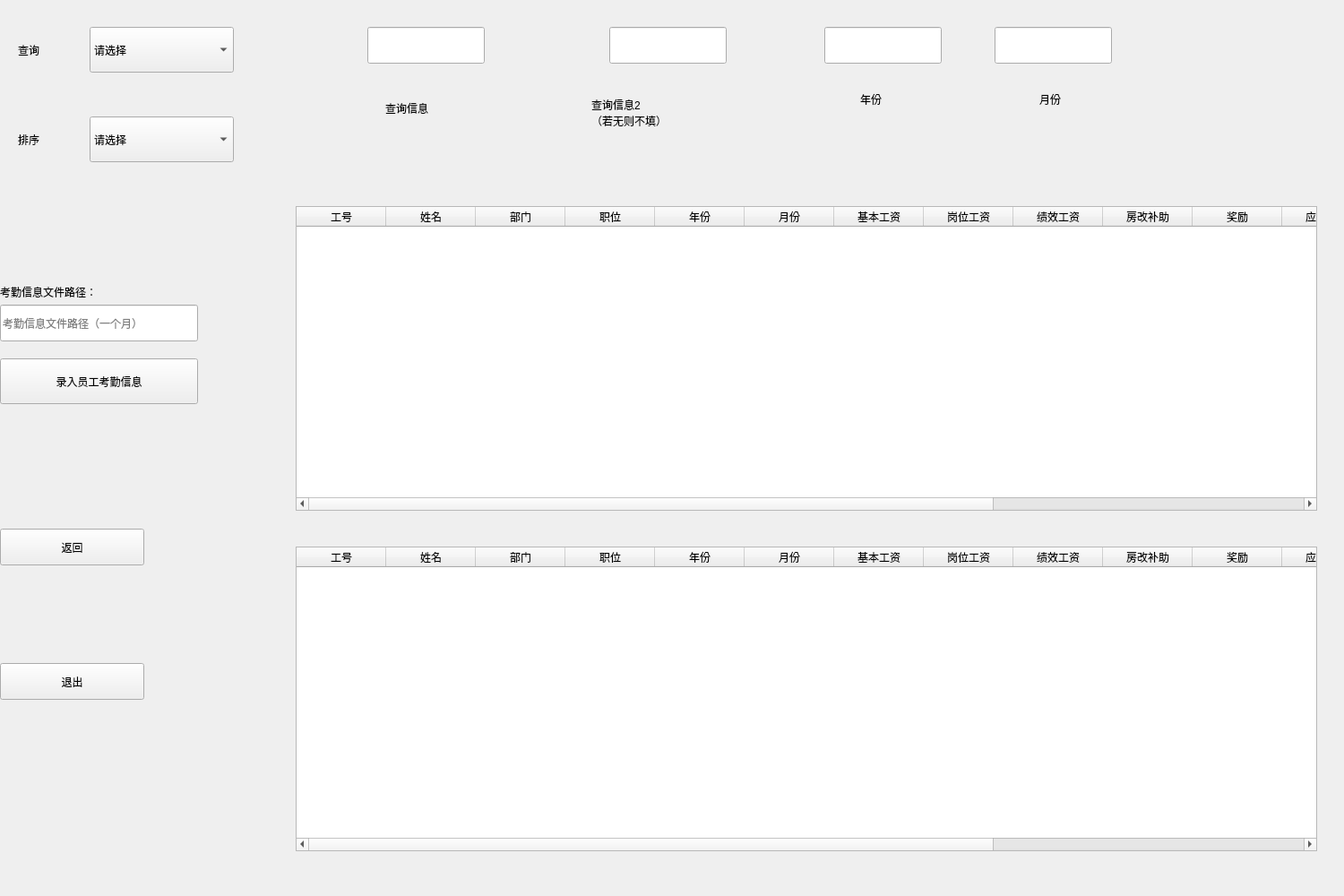
<?xml version="1.0" encoding="UTF-8"?>
<ui version="4.0">
 <class>Admin_salary_manage</class>
 <widget class="QWidget" name="Admin_salary_manage">
  <property name="geometry">
   <rect>
    <x>0</x>
    <y>0</y>
    <width>1500</width>
    <height>1000</height>
   </rect>
  </property>
  <property name="windowTitle">
   <string>Form</string>
  </property>
  <widget class="QTableWidget" name="table_mon_pre">
    <property name="geometry">
     <rect>
      <x>330</x>
      <y>230</y>
      <width>1140</width>
      <height>340</height>
    </rect>
   </property>
   <column>
    <property name="text">
     <string>工号</string>
    </property>
   </column>
   <column>
    <property name="text">
     <string>姓名</string>
    </property>
   </column>
   <column>
    <property name="text">
     <string>部门</string>
    </property>
   </column>
   <column>
    <property name="text">
     <string>职位</string>
    </property>
   </column>
   <column>
    <property name="text">
     <string>年份</string>
    </property>
   </column>
   <column>
    <property name="text">
     <string>月份</string>
    </property>
   </column>
   <column>
    <property name="text">
     <string>基本工资</string>
    </property>
   </column>
   <column>
    <property name="text">
     <string>岗位工资</string>
    </property>
   </column>
   <column>
    <property name="text">
     <string>绩效工资</string>
    </property>
   </column>
   <column>
    <property name="text">
     <string>房改补助</string>
    </property>
   </column>
   <column>
    <property name="text">
     <string>奖励</string>
    </property>
   </column>
   <column>
    <property name="text">
     <string>应发工资</string>
    </property>
   </column>
   <column>
    <property name="text">
     <string>公积金</string>
    </property>
   </column>
   <column>
    <property name="text">
     <string>扣税</string>
    </property>
   </column>
   <column>
    <property name="text">
     <string>考勤扣除</string>
    </property>
   </column>
   <column>
    <property name="text">
     <string>实发工资</string>
    </property>
   </column>
  </widget>
  <widget class="QTableWidget" name="table_mon_now">
    <property name="geometry">
     <rect>
      <x>330</x>
      <y>610</y>
      <width>1140</width>
      <height>340</height>
    </rect>
   </property>
   <column>
    <property name="text">
     <string>工号</string>
    </property>
   </column>
   <column>
    <property name="text">
     <string>姓名</string>
    </property>
   </column>
   <column>
    <property name="text">
     <string>部门</string>
    </property>
   </column>
   <column>
    <property name="text">
     <string>职位</string>
    </property>
   </column>
   <column>
    <property name="text">
     <string>年份</string>
    </property>
   </column>
   <column>
    <property name="text">
     <string>月份</string>
    </property>
   </column>
   <column>
    <property name="text">
     <string>基本工资</string>
    </property>
   </column>
   <column>
    <property name="text">
     <string>岗位工资</string>
    </property>
   </column>
   <column>
    <property name="text">
     <string>绩效工资</string>
    </property>
   </column>
   <column>
    <property name="text">
     <string>房改补助</string>
    </property>
   </column>
   <column>
    <property name="text">
     <string>奖励</string>
    </property>
   </column>
   <column>
    <property name="text">
     <string>应发工资</string>
    </property>
   </column>
   <column>
    <property name="text">
     <string>公积金</string>
    </property>
   </column>
   <column>
    <property name="text">
     <string>扣税</string>
    </property>
   </column>
   <column>
    <property name="text">
     <string>考勤扣除</string>
    </property>
   </column>
   <column>
    <property name="text">
     <string>实发工资</string>
    </property>
   </column>
  </widget>
  <widget class="QPushButton" name="btn_back_admin">
   <property name="geometry">
    <rect>
     <x>0</x>
     <y>590</y>
     <width>161</width>
     <height>41</height>
    </rect>
   </property>
   <property name="styleSheet">
    <string notr="true">font: 12pt &quot;Agency FB&quot;;</string>
   </property>
   <property name="text">
    <string>返回</string>
   </property>
  </widget>
  <widget class="QPushButton" name="btn_quit">
   <property name="geometry">
    <rect>
     <x>0</x>
     <y>740</y>
     <width>161</width>
     <height>41</height>
    </rect>
   </property>
   <property name="styleSheet">
    <string notr="true">font: 12pt &quot;Agency FB&quot;;</string>
   </property>
   <property name="text">
    <string>退出</string>
   </property>
  </widget>
  <widget class="QComboBox" name="comboBox">
   <property name="geometry">
    <rect>
     <x>100</x>
     <y>130</y>
     <width>161</width>
     <height>51</height>
    </rect>
   </property>
   <item>
    <property name="text">
     <string>请选择</string>
    </property>
   </item>
   <item>
    <property name="text">
     <string>岗位工资</string>
    </property>
   </item>
   <item>
    <property name="text">
     <string>绩效工资</string>
    </property>
   </item>
   <item>
    <property name="text">
     <string>房改补助</string>
    </property>
   </item>
   <item>
    <property name="text">
     <string>应发工资</string>
    </property>
   </item>
   <item>
    <property name="text">
     <string>实发工资</string>
    </property>
   </item>
   <item>
    <property name="text">
     <string>公积金</string>
    </property>
   </item>
   <item>
    <property name="text">
     <string>扣税</string>
    </property>
   </item>
   <item>
    <property name="text">
     <string>奖励</string>
    </property>
   </item>
   <item>
    <property name="text">
     <string>考勤扣除</string>
    </property>
   </item>
  </widget>
  <widget class="QComboBox" name="comboBox_2">
   <property name="geometry">
    <rect>
     <x>100</x>
     <y>30</y>
     <width>161</width>
     <height>51</height>
    </rect>
   </property>
   <item>
    <property name="text">
     <string>请选择</string>
    </property>
   </item>
   <item>
    <property name="text">
     <string>工号</string>
    </property>
   </item>
   <item>
    <property name="text">
     <string>岗位工资</string>
    </property>
   </item>
   <item>
    <property name="text">
     <string>绩效工资</string>
    </property>
   </item>
   <item>
    <property name="text">
     <string>应发工资</string>
    </property>
   </item>
   <item>
    <property name="text">
     <string>实发工资</string>
    </property>
   </item>
   <item>
    <property name="text">
     <string>公积金</string>
    </property>
   </item>
   <item>
    <property name="text">
     <string>房改补助</string>
    </property>
   </item>
   <item>
    <property name="text">
     <string>工号+实发工资</string>
    </property>
   </item>
   <item>
    <property name="text">
     <string>岗位工资+绩效</string>
    </property>
   </item>
   <item>
    <property name="text">
     <string>应发工资+扣税</string>
    </property>
   </item>
   <item>
    <property name="text">
     <string/>
    </property>
   </item>
  </widget>
  <widget class="QLineEdit" name="qurry_1">
   <property name="geometry">
    <rect>
     <x>410</x>
     <y>30</y>
     <width>131</width>
     <height>41</height>
    </rect>
   </property>
  </widget>
  <widget class="QLineEdit" name="qurry_2">
   <property name="geometry">
    <rect>
     <x>680</x>
     <y>30</y>
     <width>131</width>
     <height>41</height>
    </rect>
   </property>
  </widget>
  <widget class="QLineEdit" name="qurry_3">
   <property name="geometry">
    <rect>
     <x>920</x>
     <y>30</y>
     <width>131</width>
     <height>41</height>
    </rect>
   </property>
  </widget>
  <widget class="QLineEdit" name="qurry_4">
   <property name="geometry">
    <rect>
     <x>1110</x>
     <y>30</y>
     <width>131</width>
     <height>41</height>
    </rect>
   </property>
  </widget>
  <widget class="QLabel" name="label">
   <property name="geometry">
    <rect>
     <x>20</x>
     <y>40</y>
     <width>61</width>
     <height>31</height>
    </rect>
   </property>
   <property name="styleSheet">
    <string notr="true">font: 12pt &quot;Agency FB&quot;;</string>
   </property>
   <property name="text">
    <string>查询</string>
   </property>
  </widget>
  <widget class="QLabel" name="label_2">
   <property name="geometry">
    <rect>
     <x>20</x>
     <y>140</y>
     <width>61</width>
     <height>31</height>
    </rect>
   </property>
   <property name="styleSheet">
    <string notr="true">font: 12pt &quot;Agency FB&quot;;</string>
   </property>
   <property name="text">
    <string>排序</string>
   </property>
  </widget>
  <widget class="QLabel" name="label_4">
   <property name="geometry">
    <rect>
     <x>660</x>
     <y>70</y>
     <width>201</width>
     <height>111</height>
    </rect>
   </property>
   <property name="styleSheet">
    <string notr="true">font: 11pt &quot;Agency FB&quot;;</string>
   </property>
   <property name="text">
    <string>查询信息2
（若无则不填）</string>
   </property>
  </widget>
  <widget class="QLabel" name="label_5">
   <property name="geometry">
    <rect>
     <x>770</x>
     <y>100</y>
     <width>54</width>
     <height>12</height>
    </rect>
   </property>
   <property name="text">
    <string/>
   </property>
  </widget>
  <widget class="QLabel" name="label_6">
   <property name="geometry">
    <rect>
     <x>960</x>
     <y>90</y>
     <width>91</width>
     <height>41</height>
    </rect>
   </property>
   <property name="styleSheet">
    <string notr="true">font: 12pt &quot;Agency FB&quot;;</string>
   </property>
   <property name="text">
    <string>年份</string>
   </property>
  </widget>
  <widget class="QLabel" name="label_7">
   <property name="geometry">
    <rect>
     <x>1160</x>
     <y>90</y>
     <width>91</width>
     <height>41</height>
    </rect>
   </property>
   <property name="styleSheet">
    <string notr="true">font: 12pt &quot;Agency FB&quot;;</string>
   </property>
   <property name="text">
    <string>月份</string>
   </property>
  </widget>
  <widget class="QLabel" name="label_3">
   <property name="geometry">
    <rect>
     <x>430</x>
     <y>100</y>
     <width>191</width>
     <height>41</height>
    </rect>
   </property>
   <property name="styleSheet">
    <string notr="true">font: 11pt &quot;Agency FB&quot;;</string>
   </property>
   <property name="text">
    <string>查询信息</string>
   </property>
  </widget>
  <widget class="QPushButton" name="btn_attend">
   <property name="geometry">
    <rect>
     <x>0</x>
     <y>400</y>
     <width>221</width>
     <height>51</height>
    </rect>
   </property>
   <property name="text">
    <string>录入员工考勤信息</string>
   </property>
  </widget>
  <widget class="QLineEdit" name="path_attend">
   <property name="geometry">
    <rect>
     <x>0</x>
     <y>340</y>
     <width>221</width>
     <height>41</height>
    </rect>
   </property>
   <property name="text">
    <string/>
   </property>
   <property name="placeholderText">
    <string>考勤信息文件路径（一个月）</string>
   </property>
  </widget>
  <widget class="QLabel" name="label_8">
   <property name="geometry">
    <rect>
     <x>0</x>
     <y>300</y>
     <width>271</width>
     <height>51</height>
    </rect>
   </property>
   <property name="styleSheet">
    <string notr="true">font: 12pt &quot;Agency FB&quot;;</string>
   </property>
   <property name="text">
    <string>考勤信息文件路径：</string>
   </property>
  </widget>
 </widget>
 <resources/>
 <connections/>
</ui>
